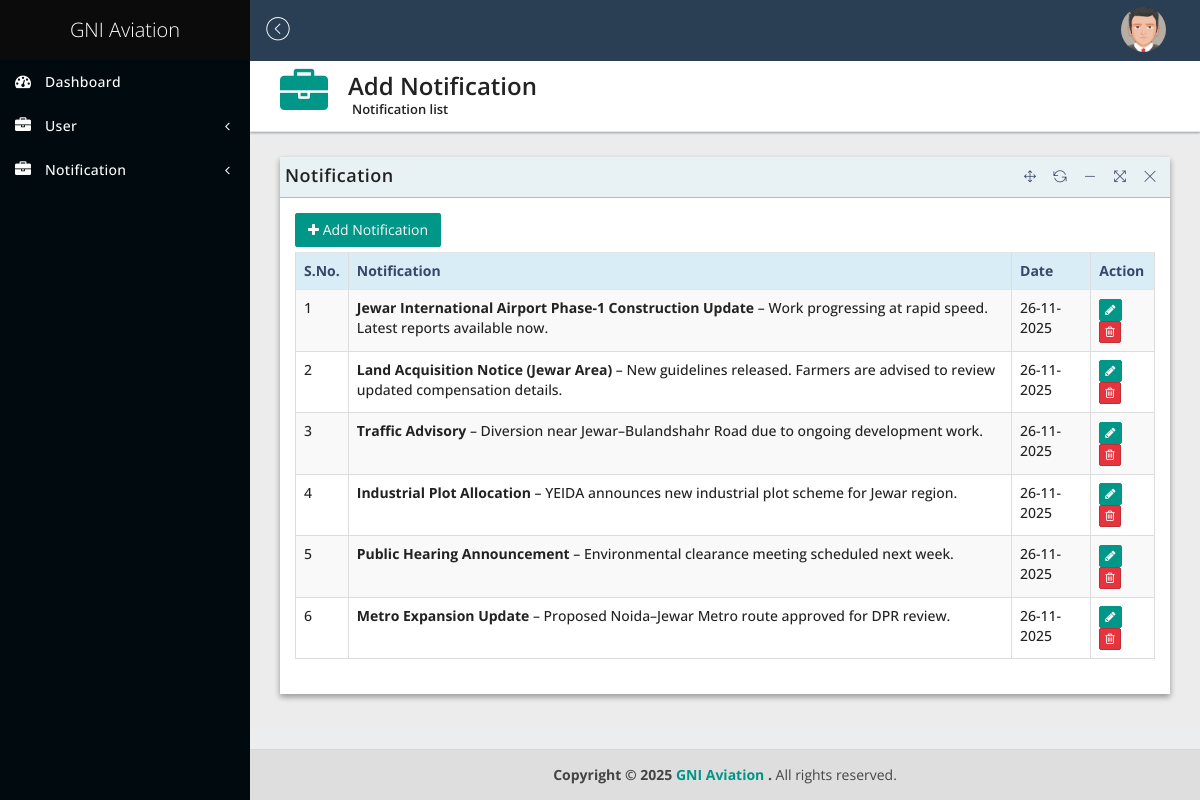
/admin/notification-list.php, run on the app's committed database.
### tables this page shows
CREATE TABLE `notification` (
  `id` int NOT NULL,
  `notification_cont` text,
  `date` timestamp NOT NULL DEFAULT CURRENT_TIMESTAMP
);

### admin/notification-list.php (the view, shortened to what this page needs)
<!DOCTYPE html>
<html lang="en">
<head>
      <link href="assets/plugins/jquery-ui-1.12.1/jquery-ui.min.css" rel="stylesheet" type="text/css"/>
      <link href="assets/bootstrap/css/bootstrap.min.css" rel="stylesheet" type="text/css"/>
      <link href="assets/plugins/lobipanel/lobipanel.min.css" rel="stylesheet" type="text/css"/>
      <link href="assets/plugins/pace/flash.css" rel="stylesheet" type="text/css"/>
      <link href="assets/font-awesome/css/font-awesome.min.css" rel="stylesheet" type="text/css"/>
      <link href="assets/pe-icon-7-stroke/css/pe-icon-7-stroke.css" rel="stylesheet" type="text/css"/>
      <link href="assets/themify-icons/themify-icons.css" rel="stylesheet" type="text/css"/>
      <link href="assets/plugins/emojionearea/emojionearea.min.css" rel="stylesheet" type="text/css"/>
      <link href="assets/plugins/monthly/monthly.css" rel="stylesheet" type="text/css"/>
      <link href="assets/dist/css/stylecrm.css" rel="stylesheet" type="text/css"/>
   </head>
   <body class="hold-transition sidebar-mini">
      <div class="wrapper">
       <?php
       include ('include/header.php');
       ?>
       <?php
       include ('include/side-menu.php');
       ?>
         <div class="content-wrapper">
            <section class="content-header">
               <div class="header-icon">
                  <i class="fa fa-briefcase"></i>
               </div>
               <div class="header-title">
                  <h1>Add Notification</h1>
                  <small>Notification list</small>
               </div>
            </section>
            <section class="content">
               <div class="row">
                  <div class="col-sm-12">
                     <div class="panel panel-bd lobidrag">
                        <div class="panel-heading">
                           <div class="btn-group" id="buttonexport">
                              <a href="#">
                                 <h4>Notification</h4>
                              </a>
                           </div>
                        </div>
                        <div class="panel-body">
                           <div class="btn-group">
                              <div class="buttonexport">
                                 <a href="#" class="btn btn-add" data-toggle="modal" data-target="#addjob"><i class="fa fa-plus"></i> Add Notification</a>
                              </div>
                           </div>
                           <div class="table-responsive">
                              <table id="dataTableExample1" class="table table-bordered table-striped table-hover">
                                 <thead>
                                    <tr class="info">
                                       <th>S.No.</th>
                                       <th>Notification</th>
                                       <th>Date</th>
                                       <th>Action</th>
                                    </tr>
                                 </thead>
                                 <tbody>
                                    <?php
                                    $sn=0;
                                    $slectnotifications = "SELECT * FROM `notification`";
                                    $querynotifications = mysqli_query($link,$slectnotifications);
                                    while($shownotifications = mysqli_fetch_assoc($querynotifications))
                                    {
                                        $sn++;
                                    ?>
                                 <tr>
                                    <td><?= $sn;?></td>
                                    <td><?= $shownotifications['notification_cont'];?></td>
                                    <td><?= date("d-m-Y", strtotime($shownotifications['date'])); ?> </td>
                                    <td>
                                          <button type="button" class="btn btn-add btn-xs" data-toggle="modal" data-target="#update<?= $shownotifications['id'];?>"><i class="fa fa-pencil"></i></button>
                      <?php
                      $hlid = $shownotifications['id'];
                      $slectunoticfit = "SELECT * FROM `notification` WHERE `id`='$hlid'";
                      $queryunotifit= mysqli_query($link,$slectunoticfit);
                      ?>
 <a href="delete-notification.php?del=<?=$shownotifications['id'];?>" class="btn btn-danger btn-xs" ><i class="fa fa-trash-o"></i> </a>
                                       </td>
                                    </tr>
                               <?php } ?>
                                 </tbody>
                              </table>
                           </div>
                        </div>
                     </div>
                  </div>
               </div>
            </section>
         </div>
      <?php
      include ('include/footer.php');
      ?>

### admin/include/header.php (shortened to what this page needs)
<header class="main-header">
            <a href="index.html" class="logo">
               <span class="logo-lg">
                <p style="color:#fff;">
              GNI Aviation </p>
               </span>
            </a>
            <nav class="navbar navbar-static-top">
               <a href="#" class="sidebar-toggle" data-toggle="offcanvas" role="button">
                  <span class="pe-7s-angle-left-circle"></span>
               </a>
             <div class="navbar-custom-menu">
                  <ul class="nav navbar-nav">
                     <li class="dropdown dropdown-user">
                        <a href="#" class="dropdown-toggle" data-toggle="dropdown">
                        <img src="assets/dist/img/avatar5.png" class="img-circle" width="45" height="45" alt="user"></a>
                     </li>
                  </ul>
               </div>
            </nav>
         </header>

### admin/include/side-menu.php (shortened to what this page needs)
<aside class="main-sidebar">
            <div class="sidebar">
               <ul class="sidebar-menu">
                  <li class="active">
                     <a href="dashboard.php"><i class="fa fa-tachometer"></i><span>Dashboard</span>
                     </a>
                  </li>
                  <li class="treeview">
                     <a href="#">
                     <i class="fa fa-briefcase"></i><span>User </span>
                     <span class="pull-right-container">
                     <i class="fa fa-angle-left pull-right"></i>
                     </span>
                     </a>
                  </li>
                   <li class="treeview">
                     <a href="#">
                     <i class="fa fa-briefcase"></i><span>Notification </span>
                     <span class="pull-right-container">
                     <i class="fa fa-angle-left pull-right"></i>
                     </span>
                     </a>
                  </li>
               </ul>
            </div>
         </aside>

### admin/include/footer.php (shortened to what this page needs)
   <footer class="main-footer">
            <strong>Copyright &copy; 2025 <a href="#"> GNI Aviation </a>.</strong> All rights reserved.
         </footer>
      </div>
   </body>
</html>

### data on the page
notification: notification_cont "Jewar International Airport Phase-1 Construction Update – Work progressing at rapid speed. Latest reports available now.", date "26-11-2025"
notification: notification_cont "Land Acquisition Notice (Jewar Area) – New guidelines released. Farmers are advised to review updated compensation details.", date "26-11-2025"
notification: notification_cont "Traffic Advisory – Diversion near Jewar–Bulandshahr Road due to ongoing development work.", date "26-11-2025"
notification: notification_cont "Industrial Plot Allocation – YEIDA announces new industrial plot scheme for Jewar region.", date "26-11-2025"
notification: notification_cont "Public Hearing Announcement – Environmental clearance meeting scheduled next week.", date "26-11-2025"
notification: notification_cont "Metro Expansion Update – Proposed Noida–Jewar Metro route approved for DPR review.", date "26-11-2025"
